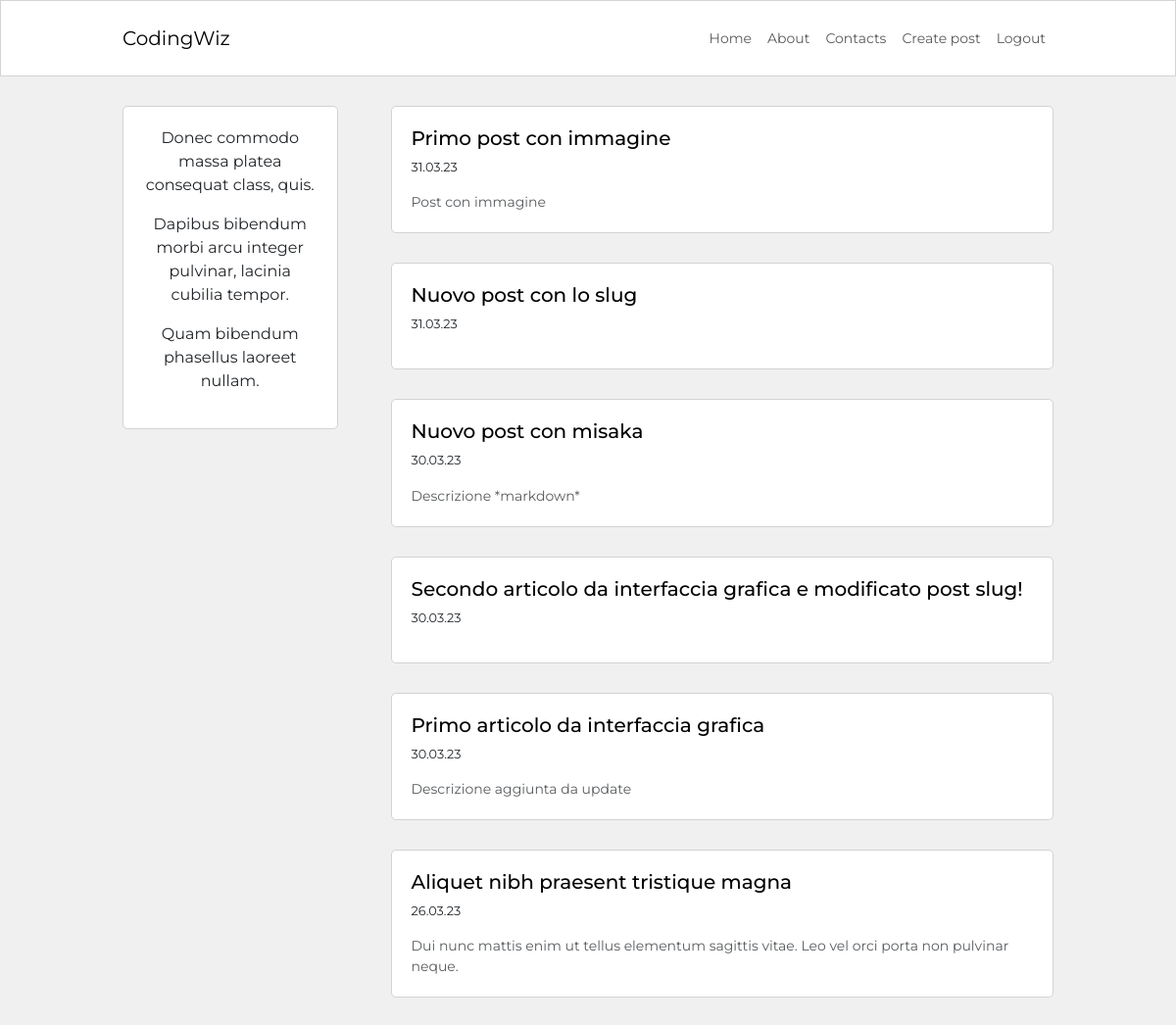
Screenshot of / (signed in) with the database file from the repository.
### blog/models.py (models this page shows, shortened)
class Post(db.Model):
    id = db.Column(db.Integer, primary_key=True)
    user_id = db.Column(db.Integer, db.ForeignKey('user.id'), nullable=False)
    created_at = db.Column(db.DateTime, default=datetime.now)
    title = db.Column(db.String(120), nullable=False)
    description = db.Column(db.String(240))
    body = db.Column(db.Text(), nullable=False)
    slug = db.Column(db.String(250))
    image = db.Column(db.String(120))

### blog/routes.py (the view)
@app.route("/")
def homepage():
    posts = Post.query.order_by(Post.created_at.desc()).all()
    return render_template("homepage.html", posts=posts)

### blog/models.py (called while the page is built)
@login_manager.user_loader
def load_user(id):
    return User.query.get(int(id))

### blog/templates/homepage.html (shortened to what this page needs)
{% extends 'base.html' %}
{% block content %}
    <div class="container content-container">
        <div class="row no-gutters">
            <div class="col-md-9 order-md-2">
                {% for post in posts %}
                <div class="single-post-home">
                    <h5>
                        <a class="custom-link" href="{{ url_for('post_detail', post_slug=post.slug) }}">{{ post.title }}</a>
                    </h5>
                    <p class="p-small-created-date">{{ post.created_at.strftime('%d.%m.%y') }}</p>
                    {% if post.description %}
                    <p class="p-small-description text-muted mb-0">{{ post.description }}</p>
                    {% endif %}
                </div>
                {% endfor %}
            </div>
            <div class="col-md-3 order-md-1">
                <div class="about-snippet-block text-center">
                    {{ lipsum(n=3, min=5, max=10) }}
                </div>
            </div>
        </div>
    </div>
{% endblock content %}

### blog/static/blog.css (style rules this page uses)
html, body { font-family: 'Montserrat', sans-serif; background-color: #f0f0f0; }
.content-container { max-width: 950px; margin-top: 30px; margin-bottom: 30px; padding: 0px; }
.single-post-home { background-color: white; border: 1px solid #d3d3d3; border-radius: 5px; padding: 20px; margin-bottom: 30px; }
.about-snippet-block { background-color: white; border: 1px solid #d3d3d3; border-radius: 5px; padding: 20px; }
.p-small-description { font-size: 0.875rem; }
.p-small-created-date { font-size: 0.800rem; }
.custom-link { color: black; text-decoration: none; }
@media (min-width:768px) { .single-post-home { margin-left: 30px; } }

### rows the page displays
Post: title "Primo post con immagine", created_at "31.03.23", description "Post con immagine"
Post: title "Nuovo post con lo slug", created_at "31.03.23"
Post: title "Nuovo post con misaka", created_at "30.03.23", description "Descrizione *markdown*"
Post: title "Secondo articolo da interfaccia grafica e modificato post slug!", created_at "30.03.23"
Post: title "Primo articolo da interfaccia grafica", created_at "30.03.23", description "Descrizione aggiunta da update"
Post: title "Aliquet nibh praesent tristique magna", created_at "26.03.23", description "Dui nunc mattis enim ut tellus elementum sagittis vitae. Leo vel orci porta non pulvinar neque."

### other values shown
{{ lipsum(n=3, min=5, max=10) }} "Donec commodo massa platea consequat class, quis. Dapibus bibendum morbi arcu integer pulvinar, lacinia cubilia tempor. Quam bibendum phasellus laoreet nullam."
